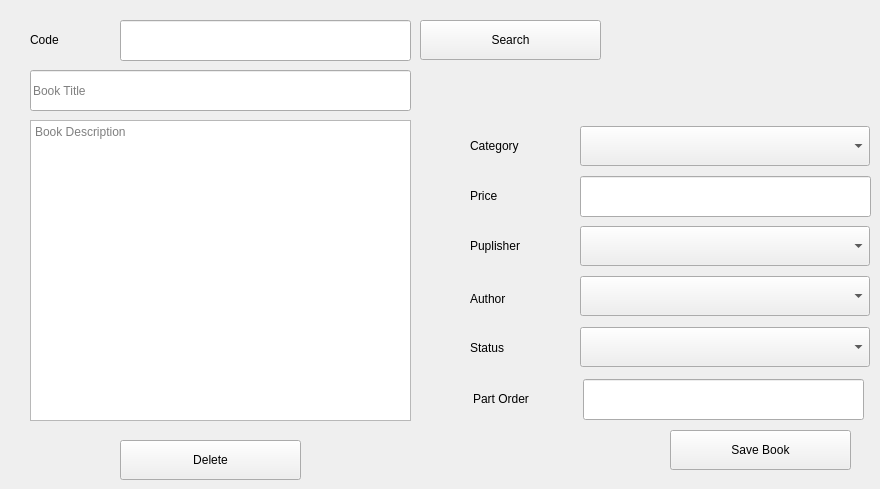
      <widget class="QWidget" name="tab_12">
       <attribute name="title">
        <string>Edit /Delete Book</string>
       </attribute>
       <widget class="QComboBox" name="comboBox_7">
        <property name="geometry">
         <rect>
          <x>580</x>
          <y>276</y>
          <width>290</width>
          <height>40</height>
         </rect>
        </property>
       </widget>
       <widget class="QComboBox" name="comboBox_8">
        <property name="geometry">
         <rect>
          <x>580</x>
          <y>126</y>
          <width>290</width>
          <height>40</height>
         </rect>
        </property>
       </widget>
       <widget class="QPushButton" name="pushButton_11">
        <property name="geometry">
         <rect>
          <x>670</x>
          <y>430</y>
          <width>181</width>
          <height>40</height>
         </rect>
        </property>
        <property name="text">
         <string>Save Book</string>
        </property>
       </widget>
       <widget class="QLabel" name="label_9">
        <property name="geometry">
         <rect>
          <x>470</x>
          <y>328</y>
          <width>80</width>
          <height>40</height>
         </rect>
        </property>
        <property name="text">
         <string>Status</string>
        </property>
       </widget>
       <widget class="QLabel" name="label_10">
        <property name="geometry">
         <rect>
          <x>470</x>
          <y>279</y>
          <width>80</width>
          <height>40</height>
         </rect>
        </property>
        <property name="text">
         <string>Author</string>
        </property>
       </widget>
       <widget class="QLabel" name="label_11">
        <property name="geometry">
         <rect>
          <x>470</x>
          <y>126</y>
          <width>80</width>
          <height>40</height>
         </rect>
        </property>
        <property name="text">
         <string>Category</string>
        </property>
       </widget>
       <widget class="QComboBox" name="comboBox_9">
        <property name="geometry">
         <rect>
          <x>580</x>
          <y>226</y>
          <width>290</width>
          <height>40</height>
         </rect>
        </property>
       </widget>
       <widget class="QLabel" name="label_12">
        <property name="geometry">
         <rect>
          <x>470</x>
          <y>226</y>
          <width>80</width>
          <height>40</height>
         </rect>
        </property>
        <property name="text">
         <string>Puplisher</string>
        </property>
       </widget>
       <widget class="QComboBox" name="comboBox_10">
        <property name="geometry">
         <rect>
          <x>580</x>
          <y>327</y>
          <width>290</width>
          <height>40</height>
         </rect>
        </property>
       </widget>
       <widget class="QLineEdit" name="lineEdit_7">
        <property name="geometry">
         <rect>
          <x>580</x>
          <y>176</y>
          <width>291</width>
          <height>41</height>
         </rect>
        </property>
       </widget>
       <widget class="QLineEdit" name="lineEdit_8">
        <property name="geometry">
         <rect>
          <x>120</x>
          <y>20</y>
          <width>291</width>
          <height>41</height>
         </rect>
        </property>
        <property name="text">
         <string/>
        </property>
       </widget>
       <widget class="QTextEdit" name="textEdit_2">
        <property name="geometry">
         <rect>
          <x>30</x>
          <y>120</y>
          <width>381</width>
          <height>301</height>
         </rect>
        </property>
        <property name="placeholderText">
         <string>Book Description</string>
        </property>
       </widget>
       <widget class="QLineEdit" name="lineEdit_9">
        <property name="geometry">
         <rect>
          <x>583</x>
          <y>379</y>
          <width>281</width>
          <height>41</height>
         </rect>
        </property>
        <property name="text">
         <string/>
        </property>
       </widget>
       <widget class="QLabel" name="label_13">
        <property name="geometry">
         <rect>
          <x>473</x>
          <y>379</y>
          <width>100</width>
          <height>40</height>
         </rect>
        </property>
        <property name="text">
         <string>Part Order</string>
        </property>
       </widget>
       <widget class="QLineEdit" name="lineEdit_10">
        <property name="geometry">
         <rect>
          <x>30</x>
          <y>70</y>
          <width>381</width>
          <height>41</height>
         </rect>
        </property>
        <property name="placeholderText">
         <string>Book Title</string>
        </property>
       </widget>
       <widget class="QLabel" name="label_14">
        <property name="geometry">
         <rect>
          <x>30</x>
          <y>20</y>
          <width>80</width>
          <height>40</height>
         </rect>
        </property>
        <property name="text">
         <string>Code</string>
        </property>
       </widget>
       <widget class="QLabel" name="label_15">
        <property name="geometry">
         <rect>
          <x>470</x>
          <y>176</y>
          <width>80</width>
          <height>40</height>
         </rect>
        </property>
        <property name="text">
         <string>Price</string>
        </property>
       </widget>
       <widget class="QPushButton" name="pushButton_12">
        <property name="geometry">
         <rect>
          <x>420</x>
          <y>20</y>
          <width>181</width>
          <height>40</height>
         </rect>
        </property>
        <property name="text">
         <string>Search</string>
        </property>
       </widget>
       <widget class="QPushButton" name="pushButton_13">
        <property name="geometry">
         <rect>
          <x>120</x>
          <y>440</y>
          <width>181</width>
          <height>40</height>
         </rect>
        </property>
        <property name="text">
         <string>Delete</string>
        </property>
       </widget>
      </widget>
